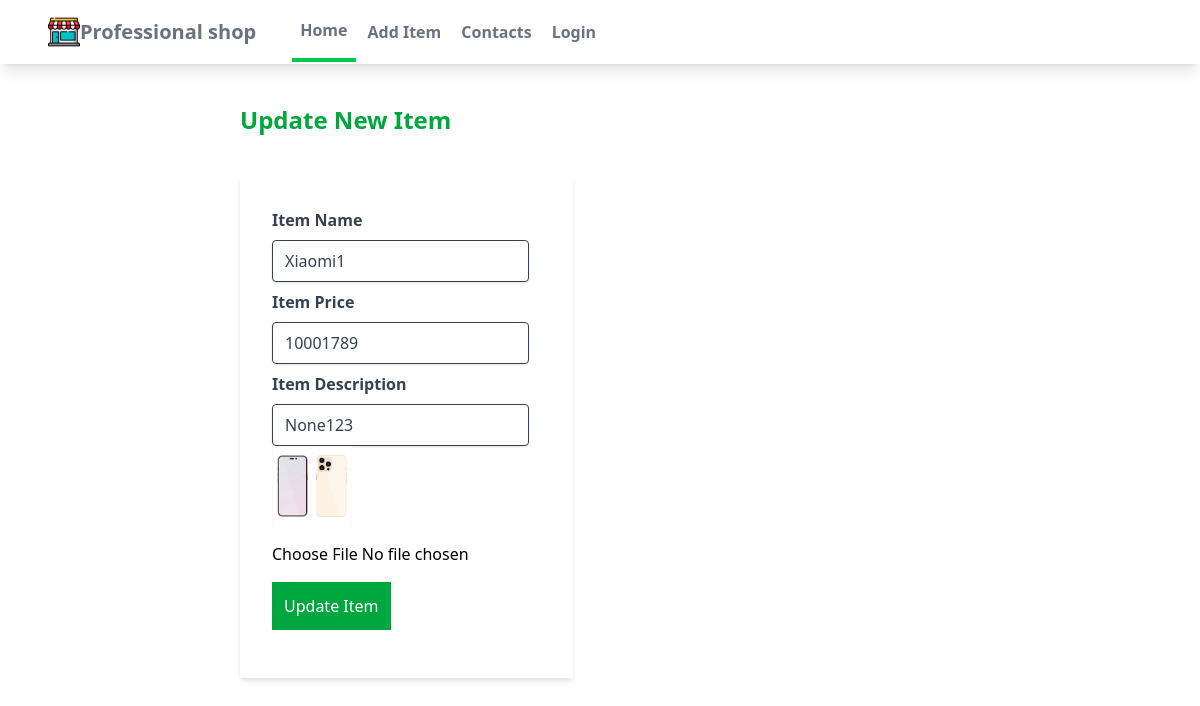
/myapp/updateitem/1/, run on the app's committed database.
### myapp/models.py (models this page shows, shortened)
class Product(models.Model):
  seller = models.ForeignKey(User, on_delete=models.CASCADE,default='1')
  name = models.CharField(max_length=100)
  price = models.IntegerField(blank=False, null=True)
  description = models.CharField(max_length=400,null=True)
  image = models.ImageField(blank=True, upload_to="images")

### myapp/views.py (the view, shortened to what this page needs)
# urls.py: path('updateitem/<int:my_id>/', update_item, name="update_item"),
def update_item(request, my_id):
	item = Product.objects.get(id=my_id)
	context = {
		'item' : item,
  }
	return render(request, 'myapp/updateitem.html', context)

### myapp/templates/myapp/updateitem.html (shortened to what this page needs)
{% extends "myapp/base.html" %} {% block content %}
<div class="ml-[200px]">
	<h1 class="text-2xl m-10 font-bold text-green-600">Update New Item</h1>
	<form
		class="w-1/3 bg-white shadow-md m-10 px-8 py-8"
		method="post"
		enctype="multipart/form-data"
	>
		<div class="mb-4">
			<label class="block text-gray-700 text-md font-bold mb-2" for="name"
				>Item Name</label
			>
			<input
				class="shadow appearance-none border rounded py-2 px-3 mr-10 text-gray-700"
				value="{{ item.name }}"
				type="text"
				placeholder="Name..."
				name="name"
				id="name"
			/>
			<label class="block text-gray-700 text-md font-bold mb-2 mt-2" for="price"
				>Item Price</label
			>
			<input
				class="shadow appearance-none border rounded py-2 px-3 mr-10 text-gray-700"
				value="{{ item.price }}"
				type="text"
				placeholder="Price..."
				name="price"
				id="price"
			/>
			<label
				class="block text-gray-700 text-md font-bold mb-2 mt-2"
				for="description"
				>Item Description</label
			>
			<input
				class="shadow appearance-none border rounded py-2 px-3 mr-10 text-gray-700"
				value="{{ item.description }}"
				type="text"
				placeholder="Description..."
				name="description"
				id="description"
			/>
			<img class="w-20 h-20" src="{{ item.image.url}}" alt="" srcset="" />
			<input
				class="block mt-4"
				type="file"
				accept="image/*"
				name="upload"
				id="upload"
			/>
			<button
				class="block bg-green-600 text-white p-3 mt-4"
				type="submit"
				name="Add Item"
				value="Add Item"
			>
				Update Item
			</button>
		</div>
	</form>
</div>
{% endblock content %}

### data on the page
Product: name "Xiaomi1", price "10001789", description "None123", image (picture)
